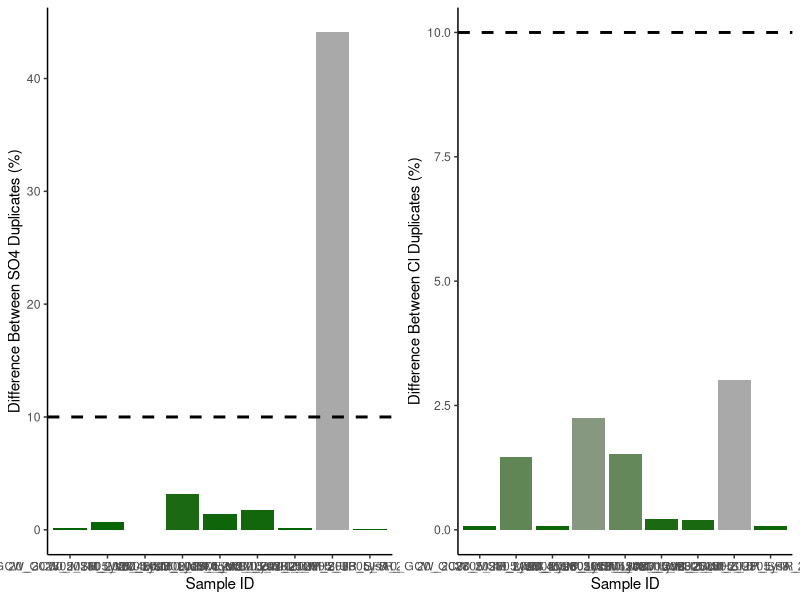
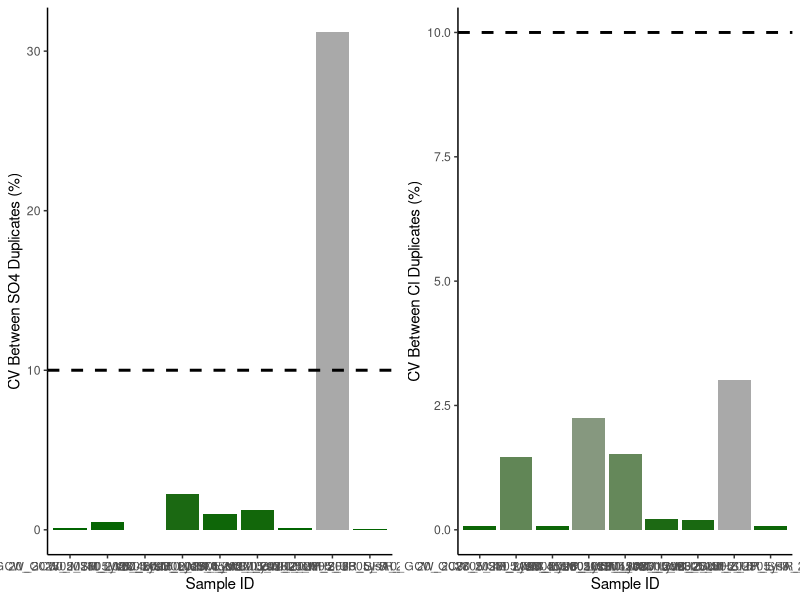
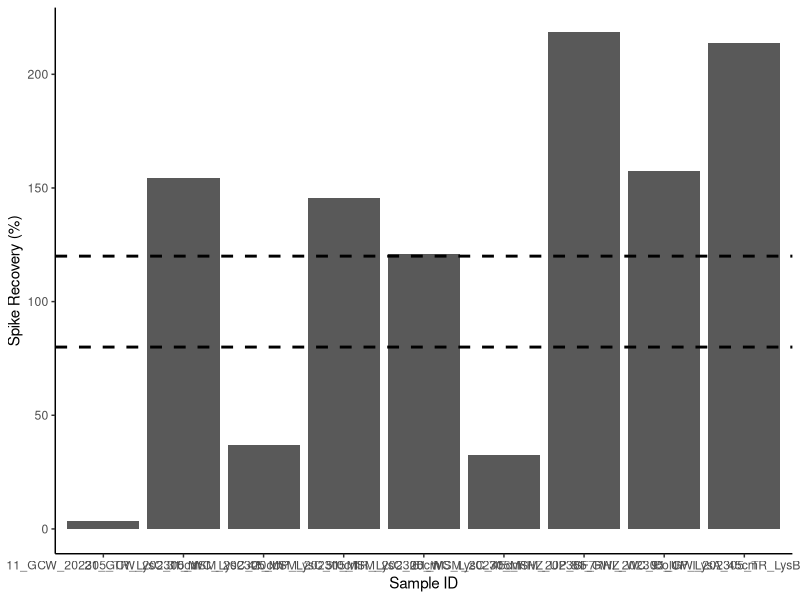

The R source for these figures, in order: (Note: this script raises an error after producing the figures.)
## ---- chunk 1
knitr::opts_chunk$set(echo = TRUE)

## Load data.table package
library(data.table)
library(ggplot2)
library(dplyr)
library(data.table)
library(matrixStats)
library(gridExtra)
library(ggpubr)
library(grid)
library(stringr)
## ---- chunk 2
# SULFATE DATA: 

## Read in raw data file from Dionex - copied and saved as a txt
Sdat <- read.table("Raw Data/COMPASS_Synoptic_CB_MonMon_202305_SO4a.txt",sep='\t' , header=T, skip=3)
head(Sdat)

## Only keep the columns that we need 
Sdat <- Sdat[ ,c(2,5)] # dont need this here 
head(Sdat)

## Name the columns correctly 
colnames(Sdat) <- c( "Sample_ID", "SO4_ppm")
Sdat$Sample_ID <- as.factor(Sdat$Sample_ID)
Sdat$SO4_ppm <- as.numeric(Sdat$SO4_ppm)
Sdat <- as.data.frame(Sdat)
head(Sdat)

#Chloride data 
## Read in raw data file from Dionex - copied and saved as a txt
Cldat <- read.table("Raw Data/COMPASS_Synoptic_CB_MonMon_202305_Cla.txt",sep='\t' , header=T, skip=3)
head(Cldat)

## Only keep the columns that we need 
Cldat <- Cldat[ ,c(2,5)]
head(Cldat)

## Name the columns correctly 
colnames(Cldat) <- c( "Sample_ID", "Cl_ppm")
Cldat$Sample_ID <- as.factor(Cldat$Sample_ID)
Cldat$Cl_ppm <- as.numeric(Cldat$Cl_ppm)
Cldat <- as.data.frame(Cldat)
head(Cldat) 


## Bring the data back together: 
all_dat <- merge(Sdat, Cldat, by="Sample_ID")
head(all_dat)

## Remove empty lines 
all_dat <- all_dat[!(is.na(all_dat$Sample_ID) | all_dat$Sample_ID==""), ]
head(all_dat)

all_dat <- droplevels(all_dat[!all_dat$Sample_ID == 'Lab Blank',])
head(all_dat)



## ---- chunk 3
stds <- all_dat[grepl("Standard", all_dat$Sample_ID),]
head(stds)

stds_chk_S <- stds %>%
	group_by(Sample_ID) %>%
	summarise(mean = mean(SO4_ppm), sd = sd(SO4_ppm))
stds_chk_S$cv <- (stds_chk_S$sd/stds_chk_S$mean)*100
stds_chk_S$flag <-  ifelse(stds_chk_S$cv <2, 'YES', 'NO, rerun')
head(stds_chk_S)

stds_chk_Cl <- stds %>%
	group_by(Sample_ID) %>%
	summarise(mean = mean(Cl_ppm), sd = sd(Cl_ppm))
stds_chk_Cl$cv <- (stds_chk_Cl$sd/stds_chk_Cl$mean)*100
stds_chk_Cl$flag <-  ifelse(stds_chk_Cl$cv <2, 'YES', 'NO, rerun')
head(stds_chk_Cl)

## ---- chunk 4
#remove standards from sample dataframe
sampledat <- all_dat[!grepl("Standard", all_dat$Sample_ID),]
head(sampledat)

# Constants needed for calculations: 
clmw <- 35.45     #molecular weight of Chloride: 35.45 
smw <- 32.06      #molecular weight of sulfur: 32.06


# Convert ppm to mmol/L
sampledat$SO4_mM <- (sampledat$SO4_ppm / smw)
sampledat$Cl_mM <- (sampledat$Cl_ppm / clmw)


# Calculate Salinity 
# calculated using the Knudsen equation 
# Salinity = 0.03 + 1.8050 * Chlorinity
# Ref: A Practical Handbook of Seawater Analysis by Strickland & Parsons (P. 11)
# =((1.807*Cl_ppm)+0.026)/1000
sampledat$salinity <- ((1.8070 * sampledat$Cl_ppm) + 0.026) / 1000


head(sampledat)
## ---- chunk 5
#Show me the data that we have from the calculations 
head(sampledat)

#pull out any rows that have "dup" in the SampleID column
dups <- sampledat %>%  
  filter(str_detect(Sample_ID, "dup"))      #have to change this to match data
head(dups)

#remove these from sample dataframe in a new dataframe
sampledat2 <- sampledat %>%  
  filter(!str_detect(Sample_ID, "dup")) %>%  
  filter(!str_detect(Sample_ID, "spk")) 
head(sampledat2)

#remove the dup from these IDs so we will have duplicate sample names
dups$Sample_ID<-gsub("_dup","",as.character(dups$Sample_ID))
dups <- dups[ ,-c(2,3)]
colnames(dups) <- c('Sample_ID', 'SO4_mM_dup', "Cl_mM_dup", "salinity_dup")
head(dups)

#put it back together with the old data set and look for duplicates 
QAdups <- merge(sampledat2, dups)
head(QAdups)

QAdups$SO4_dups_chk <- ((abs(QAdups$SO4_mM-QAdups$SO4_mM_dup))/((QAdups$SO4_mM+QAdups$SO4_mM_dup)/2))*100
QAdups$SO4_dups_flag <-  ifelse(QAdups$SO4_dups_chk <10, 'YES', 'NO, rerun')

QAdups$Cl_dups_chk <- ((abs(QAdups$Cl_mM-QAdups$Cl_mM_dup))/((QAdups$Cl_mM+QAdups$Cl_mM_dup)/2))*100
QAdups$Cl_dups_flag <-  ifelse(QAdups$Cl_dups_chk <10, 'YES', 'NO, rerun')

head(QAdups)

#plot dups output as a bar graph to easily check - want any over 10% to be red need to work on this 
Sdupsbar <- ggplot(data = QAdups, aes(x = Sample_ID, y = SO4_dups_chk, fill=SO4_dups_chk)) +
       geom_bar(stat = 'identity') + 
        scale_fill_gradient2(low='darkgreen', mid='darkgreen', high='darkgrey', space='Lab') + 
        theme_classic() + labs(x= "Sample ID", y="Difference Between SO4 Duplicates (%)") + 
        theme(legend.position="none") +  geom_hline(yintercept=10, linetype="dashed", 
                color = "black", size=1)


Cldupsbar <- ggplot(data = QAdups, aes(x = Sample_ID, y = Cl_dups_chk, fill=Cl_dups_chk)) +
       geom_bar(stat = 'identity') + 
        scale_fill_gradient2(low='darkgreen', mid='darkgreen', high='darkgrey', space='Lab') + 
        theme_classic() + labs(x= "Sample ID", y="Difference Between Cl Duplicates (%)") + 
        theme(legend.position="none") +  geom_hline(yintercept=10, linetype="dashed", 
                color = "black", size=1)

ggarrange(Sdupsbar, Cldupsbar,ncol=2, nrow=1)

#check for percent of no, reruns to see if it  would warrant reruns 
Perc_dups <- QAdups %>% 
  group_by(SO4_dups_flag) %>%
  summarise(S_no_rows = length(SO4_dups_flag)) 
Perc_dups1 <- QAdups %>% 
  group_by(Cl_dups_flag) %>%
  summarise(Cl_no_rows = length(Cl_dups_flag))
colnames(Perc_dups) <- c("Flag", "S_no_rows")
colnames(Perc_dups1) <- c("Flag", "Cl_no_rows")
Perc_dups2 <- cbind(Perc_dups, Perc_dups1)

Perc_dups2$Total <- length(QAdups$SO4_dups_flag)
Perc_dups2$S_Percent <- (Perc_dups2$S_no_rows / Perc_dups2$Total)*100
Perc_dups2$Cl_Percent <- (Perc_dups2$Cl_no_rows / Perc_dups2$Total)*100
head(Perc_dups2)


## ---- chunk 6
#the cv 
# calculate the sd bewteen the two duplicates then divide by the mean and multiply by 100 

df2 <- as.data.frame(QAdups$SO4_mM)
df2$dups <- QAdups$SO4_mM_dup

df2$sds <- apply(df2,1,sd)

QAdups$SO4_dups_cv <- (df2$sds)/((QAdups$SO4_mM+QAdups$SO4_mM_dup)/2) * 100
QAdups$SO4_dups_cv_flag <-  ifelse(QAdups$SO4_dups_cv <11, 'YES', 'NO, rerun')

head(QAdups)

#plot dups output as a bar graph to easily check - want any over 10% to be red need to work on this 
Sdupsbar <- ggplot(data = QAdups, aes(x = Sample_ID, y = SO4_dups_cv, fill=SO4_dups_chk)) +
       geom_bar(stat = 'identity') + 
        scale_fill_gradient2(low='darkgreen', mid='darkgreen', high='darkgrey', space='Lab') + 
        theme_classic() + labs(x= "Sample ID", y="CV Between SO4 Duplicates (%)") + 
        theme(legend.position="none") +  geom_hline(yintercept=10, linetype="dashed", 
                color = "black", size=1)


Cldupsbar <- ggplot(data = QAdups, aes(x = Sample_ID, y = Cl_dups_chk, fill=Cl_dups_chk)) +
       geom_bar(stat = 'identity') + 
        scale_fill_gradient2(low='darkgreen', mid='darkgreen', high='darkgrey', space='Lab') + 
        theme_classic() + labs(x= "Sample ID", y="CV Between Cl Duplicates (%)") + 
        theme(legend.position="none") +  geom_hline(yintercept=10, linetype="dashed", 
                color = "black", size=1)

ggarrange(Sdupsbar, Cldupsbar,ncol=2, nrow=1)

#check for percent of no, reruns to see if it  would warrant reruns 
Perc_dups <- QAdups %>% 
  group_by(SO4_dups_flag) %>%
  summarise(S_no_rows = length(SO4_dups_flag)) 
Perc_dups1 <- QAdups %>% 
  group_by(Cl_dups_flag) %>%
  summarise(Cl_no_rows = length(Cl_dups_flag))
colnames(Perc_dups) <- c("Flag", "S_no_rows")
colnames(Perc_dups1) <- c("Flag", "Cl_no_rows")
Perc_dups2 <- cbind(Perc_dups, Perc_dups1)

Perc_dups2$Total <- length(QAdups$SO4_dups_flag)
Perc_dups2$S_Percent <- (Perc_dups2$S_no_rows / Perc_dups2$Total)*100
Perc_dups2$Cl_Percent <- (Perc_dups2$Cl_no_rows / Perc_dups2$Total)*100
head(Perc_dups2)


## ---- chunk 7
#Show me the data that we have from the calculations 
head(sampledat)

#pull out any rows that have "spk" in the SampleID column
spks <- sampledat %>%  
  filter(str_detect(Sample_ID, "spk"))      #have to change this to match data
head(spks)

#remove the dup from these IDs so we will have duplicate sample names
spks$Sample_ID<-gsub("_spk","",as.character(spks$Sample_ID))
spks <- spks[ ,-c(2,3, 5,6)]
colnames(spks) <- c('Sample_ID', 'SO4_mM_spk')
head(spks)

#put it back together with the old data set and look for duplicates 
QAspks <- merge(sampledat, spks)
head(QAspks)

#now we need to calculate the spike concentration and calculate the spike recovery
spkconc <- (250/smw)    # in mM
spkvol <- 10             # in uL
spkvol <- spkvol/1000000 
#spike for these samples was 10uL of the 250mM standard
QAspks$SO4_spk_Conc <- (spkconc)*spkvol         # mmoles of SO4 
head(QAspks)

#need to determine dilution factors and initial amount of sample added
#if your samples are all the same dilution just use the first line 
#for Steph / COMPASS this depends on the site so... 
QAspks$Dilution <- 1
QAspks$Dilution <-  ifelse(str_detect(QAspks$Sample_ID, "MSM_UP"), 50, QAspks$Dilution)
QAspks$Dilution <-  ifelse(str_detect(QAspks$Sample_ID, "MSM_TR"), 50, QAspks$Dilution)
QAspks$Dilution <-  ifelse(str_detect(QAspks$Sample_ID, "MSM_WC"), 100, QAspks$Dilution)
QAspks$Dilution <-  ifelse(str_detect(QAspks$Sample_ID, "GCrew_UP"), 50, QAspks$Dilution)
QAspks$Dilution <-  ifelse(str_detect(QAspks$Sample_ID, "GCrew_TR"), 50, QAspks$Dilution)
QAspks$Dilution <-  ifelse(str_detect(QAspks$Sample_ID, "GCrew_WC"), 100, QAspks$Dilution)
QAspks$Dilution <-  ifelse(str_detect(QAspks$Sample_ID, "GWI_UP"), 100, QAspks$Dilution)
QAspks$Dilution <-  ifelse(str_detect(QAspks$Sample_ID, "GWI_TR"), 100, QAspks$Dilution)
QAspks$Dilution <-  ifelse(str_detect(QAspks$Sample_ID, "GWI_WC"), 200, QAspks$Dilution)
QAspks$Dilution <-  ifelse(str_detect(QAspks$Sample_ID, "SWH_UP"), 50, QAspks$Dilution)
QAspks$Dilution <-  ifelse(str_detect(QAspks$Sample_ID, "SWH_TR"), 50, QAspks$Dilution)
QAspks$Dilution <-  ifelse(str_detect(QAspks$Sample_ID, "SWH_WC"), 50, QAspks$Dilution)

#Set Sample volumes in uL 
QAspks$SampleVol <- 1
QAspks$SampleVol <-  ifelse(str_detect(QAspks$Sample_ID, "MSM_UP"), 1501, QAspks$SampleVol)
QAspks$SampleVol <-  ifelse(str_detect(QAspks$Sample_ID, "MSM_TR"), 1501, QAspks$SampleVol)
QAspks$SampleVol <-  ifelse(str_detect(QAspks$Sample_ID, "MSM_WC"), 1475, QAspks$SampleVol)
QAspks$SampleVol <-  ifelse(str_detect(QAspks$Sample_ID, "GCrew_UP"), 1501, QAspks$SampleVol)
QAspks$SampleVol <-  ifelse(str_detect(QAspks$Sample_ID, "GCrew_TR"), 1501, QAspks$SampleVol)
QAspks$SampleVol <-  ifelse(str_detect(QAspks$Sample_ID, "GCrew_WC"), 1475, QAspks$SampleVol)
QAspks$SampleVol <-  ifelse(str_detect(QAspks$Sample_ID, "GWI_UP"), 1475, QAspks$SampleVol)
QAspks$SampleVol <-  ifelse(str_detect(QAspks$Sample_ID, "GWI_TR"), 1475, QAspks$SampleVol)
QAspks$SampleVol <-  ifelse(str_detect(QAspks$Sample_ID, "GWI_WC"), 1462, QAspks$SampleVol)
QAspks$SampleVol <-  ifelse(str_detect(QAspks$Sample_ID, "SWH_UP"), 1501, QAspks$SampleVol)
QAspks$SampleVol <-  ifelse(str_detect(QAspks$Sample_ID, "SWH_TR"), 1501, QAspks$SampleVol)
QAspks$SampleVol <-  ifelse(str_detect(QAspks$Sample_ID, "SWH_WC"), 1501, QAspks$SampleVol)

#change sample volume to L 
QAspks$SampleVol <- QAspks$SampleVol/1000000
head(QAspks)

#gives us the total SO4 in the sample in mmoles
QAspks$SO4_Total_unspkd <- (QAspks$SO4_mM/QAspks$Dilution)*(QAspks$SampleVol) 

##total SO4 in spiked sample in mmoles
QAspks$SO4_Total_spkd <- (QAspks$SO4_mM_spk/QAspks$Dilution)*(QAspks$SampleVol+spkvol) 

QAspks$SO4_expctd_spkd <-  (QAspks$SO4_Total_unspkd + QAspks$SO4_spk_Conc)
QAspks$spk_recovery <-    (QAspks$SO4_Total_spkd/QAspks$SO4_expctd_spkd)*100
QAspks$SO4_spks_flag <-  ifelse(QAspks$spk_recovery <=120 & QAspks$spk_recovery >=80 , 'YES', 'NO, rerun')  #fix 

head(QAspks)

#plot spk recoveries output as a bar graph to easily check - want any over 10% to be red need to work on this 
spksbar <- ggplot(data = QAspks, aes(x = Sample_ID, y = spk_recovery)) +
        geom_bar(stat = 'identity') + 
        scale_fill_manual(values=c("lightblue4")) + 
        theme_classic() + labs(x= "Sample ID", y="Spike Recovery (%)") + 
        theme(legend.position="none") +  
        geom_hline(yintercept=80, linetype="dashed", color = "black", size=1) + 
        geom_hline(yintercept=120, linetype="dashed", color = "black", size=1)

spksbar



#check for percent of no, reruns to see if it  would warrant reruns 
Perc_spks <- QAspks %>% 
  group_by(SO4_spks_flag) %>%
  summarise(no_rows = length(SO4_spks_flag)) 
Perc_spks$Total <- length(QAspks$SO4_spks_flag)
Perc_spks$Percent <- (Perc_spks$no_rows / Perc_spks$Total)*100
head(Perc_spks)

## ---- chunk 8
#for steph <- pull out identifiers of the sample names 
#pull the sample ID and separate it by the underscores 
IDs <- data.frame(do.call('rbind', strsplit(as.character(sampledat2$Sample_ID),'_',fixed=TRUE)))
colnames(IDs) <- c("Analysis_No" ,"Site", "Date", "Zone", "Replicate", "Depth")
head(IDs)

#rejoin them to the dataframe
alldat <- cbind(IDs, sampledat2)
head(alldat)

## ---- chunk 9
write.csv(alldat, file="Processed Data/COMPASS_SynopticCB_PW_Processed_Cl_SO4_202305a.csv")           #Change file name
